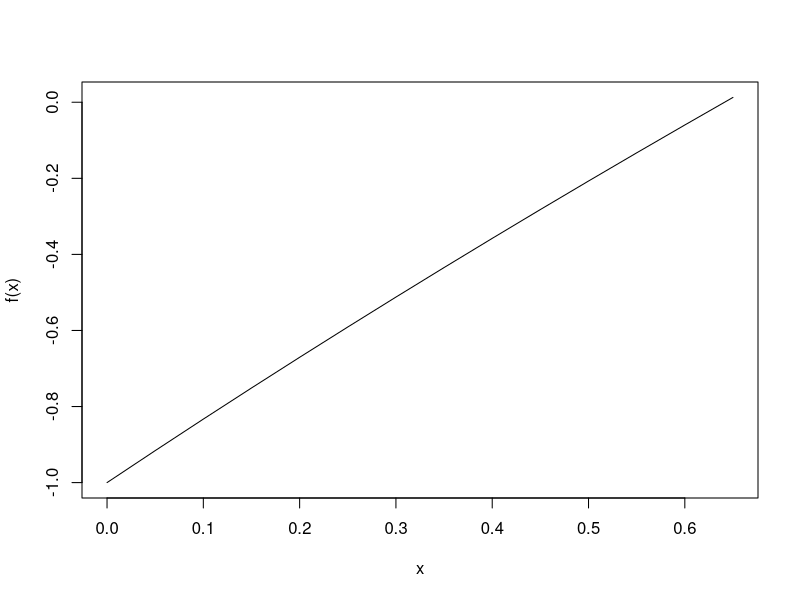

This figure's R source:
f=function(x) x-(2^(-x))

graphic <- function(f,x){
  my.frame = data.frame(x,f(x))
  print(my.frame)
  plot(x,f(x), type="l")
}
graphic(f,seq(0,0.65,0.05))

bisectionroot = function(f, xmin, xmax, tol=1e-4){
  a= xmin; b= xmax
  #check inputs
  if (a >= b){
    cat("error: xmin > xmax \n")
    return(NULL)
  }
  if (f(a) == 0){
    return(a)
  }
  else if (f(b) == 0){
    return(b)
  }
  else if (f(a)*f(b) > 0){
    cat("error: f(xmin) and f(xmax) of same sign \n")
    return(NULL)
  }
  #if inputs OK, converge to root
  iter = 0
  while ((b-a) > tol){
    c= (a+b)/2
    if (f(c)==0){
      return (c)
    }
    else if (f(a)*f(c) <0){
      b =c 
    }
    else {
      a = c
    }
    iter = iter +1
  }
  return (c((a+b)/2, iter, (b-a))) #root, iterations, precision
}
bisectionroot(f,0.6,0.65)